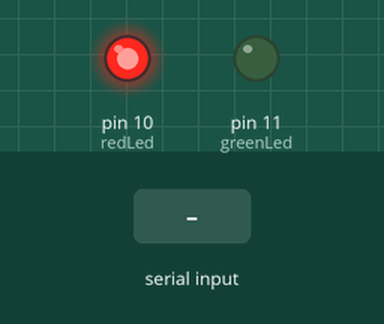
Bench run of a sketch on a simulated Arduino Uno, built with avr-gcc and run on an emulated ATmega328P. Shown: output pins drawn as LEDs (lit = HIGH). The inputs (shaded band) are chosen by the test bench.

Above: at 1.2 s.
1.3 s: "1" received over Serial
At 2.5 s:
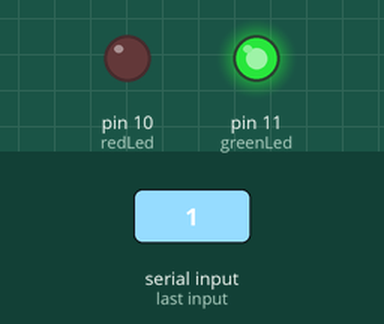
Timing chart, 0 to 4.3 s (numbered marks = the images above; inputs shaded):
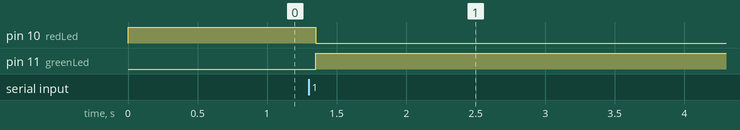

Measured:
- after the input at 1.3 s, pin 10 (redLed): HIGH → LOW after 0.05 s; pin 11 (greenLed): LOW → HIGH after 0.05 s

The sketch:

Piano.ino
```cpp
//Interactive Piano
//Thomas Tai

const int buzzer = 9; //buzzer to arduino pin 9
const int redLed = 10;
const int greenLed = 11;

float Notes[] = {261.626,293.665,329.628,349.228,391.995,
440.000,493.883,523.251,587.330,659.255,698.456,783.991,
880.000,987.767,1046.50,277.183,311.127,369.994,415.305,
466.164,554.365,622.254,739.989,830.609,932.328};
int valueFromProcessing;

void setup() {
  // put your setup code here, to run once:
  Serial.begin(9600);//analog communication
  pinMode(buzzer, OUTPUT); // Set buzzer pin
  pinMode(redLed, OUTPUT);
  pinMode(greenLed, OUTPUT);
}

void loop() {
  // put your main code here, to run repeatedly:
  //Debugging for all data values
  while (Serial.available()) {
    valueFromProcessing = Serial.read();
  }
  if(valueFromProcessing == 255 or valueFromProcessing == 0){
    noTone(buzzer);
    digitalWrite(redLed, HIGH);
    digitalWrite(greenLed, LOW);
  }
  else{
    tone(buzzer, Notes[valueFromProcessing-1]);
    digitalWrite(greenLed, HIGH);
    digitalWrite(redLed, LOW);
  }

  delay(50);
}
```
